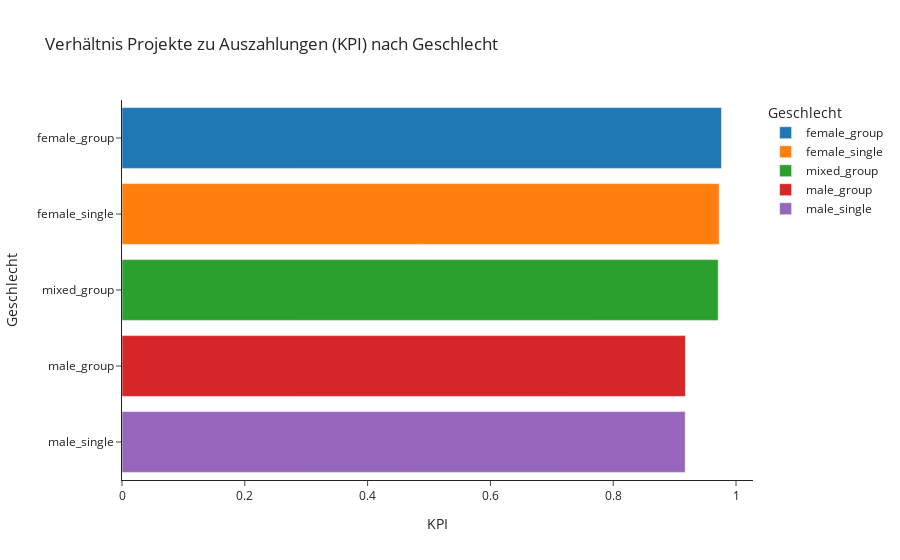

Notebook source saved alongside this figure:
### Code cell
bar = px.bar(data_frame=df_gender, 
                    x='KPI_funded_loan',
                    y="gender",
                    color='gender',
                    labels={"KPI_funded_loan":"KPI", "gender":"Geschlecht"},
                    title="Verhältnis Projekte zu Auszahlungen (KPI) nach Geschlecht",
                    template="simple_white"
                                     
                   )

bar.show()

### Figure 1 — Plotly figure (JSON) as saved in the notebook; plotly's stock layout.template omitted (floating-point values rounded to 4 significant figures)
{"data": [{"alignmentgroup": "True", "hovertemplate": "Geschlecht=%{y}<br>KPI=%{x}<extra></extra>", "legendgroup": "female_group", "marker": {"color": "#1F77B4", "pattern": {"shape": ""}}, "name": "female_group", "offsetgroup": "female_group", "orientation": "h", "showlegend": true, "textposition": "auto", "type": "bar", "x": [0.9763], "xaxis": "x", "y": ["female_group"], "yaxis": "y"}, {"alignmentgroup": "True", "hovertemplate": "Geschlecht=%{y}<br>KPI=%{x}<extra></extra>", "legendgroup": "female_single", "marker": {"color": "#FF7F0E", "pattern": {"shape": ""}}, "name": "female_single", "offsetgroup": "female_single", "orientation": "h", "showlegend": true, "textposition": "auto", "type": "bar", "x": [0.9726], "xaxis": "x", "y": ["female_single"], "yaxis": "y"}, {"alignmentgroup": "True", "hovertemplate": "Geschlecht=%{y}<br>KPI=%{x}<extra></extra>", "legendgroup": "mixed_group", "marker": {"color": "#2CA02C", "pattern": {"shape": ""}}, "name": "mixed_group", "offsetgroup": "mixed_group", "orientation": "h", "showlegend": true, "textposition": "auto", "type": "bar", "x": [0.9709], "xaxis": "x", "y": ["mixed_group"], "yaxis": "y"}, {"alignmentgroup": "True", "hovertemplate": "Geschlecht=%{y}<br>KPI=%{x}<extra></extra>", "legendgroup": "male_group", "marker": {"color": "#D62728", "pattern": {"shape": ""}}, "name": "male_group", "offsetgroup": "male_group", "orientation": "h", "showlegend": true, "textposition": "auto", "type": "bar", "x": [0.9177], "xaxis": "x", "y": ["male_group"], "yaxis": "y"}, {"alignmentgroup": "True", "hovertemplate": "Geschlecht=%{y}<br>KPI=%{x}<extra></extra>", "legendgroup": "male_single", "marker": {"color": "#9467BD", "pattern": {"shape": ""}}, "name": "male_single", "offsetgroup": "male_single", "orientation": "h", "showlegend": true, "textposition": "auto", "type": "bar", "x": [0.9173], "xaxis": "x", "y": ["male_single"], "yaxis": "y"}], "layout": {"barmode": "relative", "legend": {"title": {"text": "Geschlecht"}, "tracegroupgap": 0}, "title": {"text": "Verhältnis Projekte zu Auszahlungen (KPI) nach Geschlecht"}, "xaxis": {"anchor": "y", "domain": [0, 1], "title": {"text": "KPI"}}, "yaxis": {"anchor": "x", "categoryarray": ["male_single", "male_group", "mixed_group", "female_single", "female_group"], "categoryorder": "array", "domain": [0, 1], "title": {"text": "Geschlecht"}}}}
